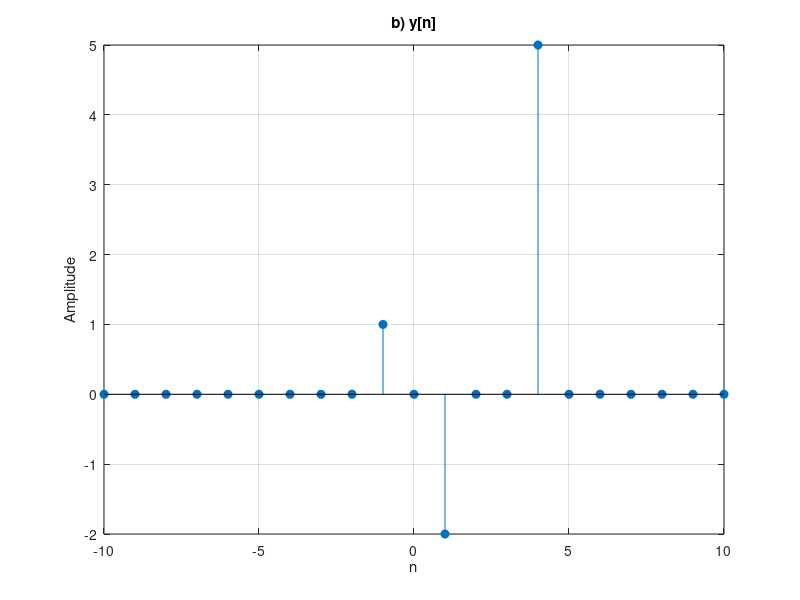

The MATLAB source for this figure:
% parte3_b.m
imp = @(n) (n == 0);
n_III = -10:10;
y_b = imp(n_III + 1) - 2*imp(n_III - 1) + 5*imp(n_III - 4);
figure(3);
stem(n_III, y_b, 'filled'); title('b) y[n]'); xlabel('n'); ylabel('Amplitude'); grid on;
print('../figuras/parte3_b.png', '-dpng');
